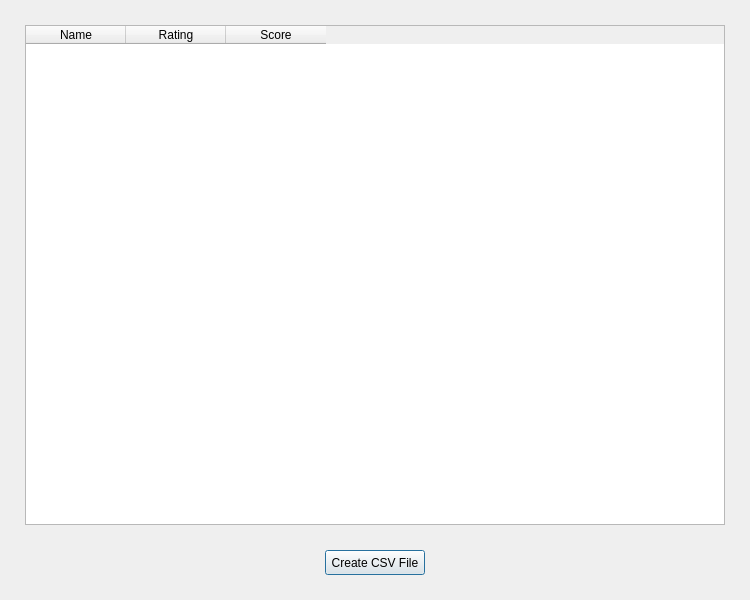
<?xml version="1.0" encoding="UTF-8"?>
<ui version="4.0">
 <class>viewTournament</class>
 <widget class="QDialog" name="viewTournament">
  <property name="geometry">
   <rect>
    <x>0</x>
    <y>0</y>
    <width>750</width>
    <height>600</height>
   </rect>
  </property>
  <property name="windowTitle">
   <string>Dialog</string>
  </property>
  <widget class="QTableWidget" name="tableWidget">
   <property name="geometry">
    <rect>
     <x>25</x>
     <y>25</y>
     <width>700</width>
     <height>500</height>
    </rect>
   </property>
   <property name="sizeAdjustPolicy">
    <enum>QAbstractScrollArea::AdjustIgnored</enum>
   </property>
   <property name="rowCount">
    <number>0</number>
   </property>
   <property name="columnCount">
    <number>3</number>
   </property>
   <column>
    <property name="text">
     <string>Name</string>
    </property>
   </column>
   <column>
    <property name="text">
     <string>Rating</string>
    </property>
   </column>
   <column>
    <property name="text">
     <string>Score</string>
    </property>
   </column>
  </widget>
  <widget class="QPushButton" name="pushButton">
   <property name="geometry">
    <rect>
     <x>325</x>
     <y>550</y>
     <width>100</width>
     <height>25</height>
    </rect>
   </property>
   <property name="text">
    <string>Create CSV File</string>
   </property>
  </widget>
 </widget>
 <resources/>
 <connections/>
</ui>
